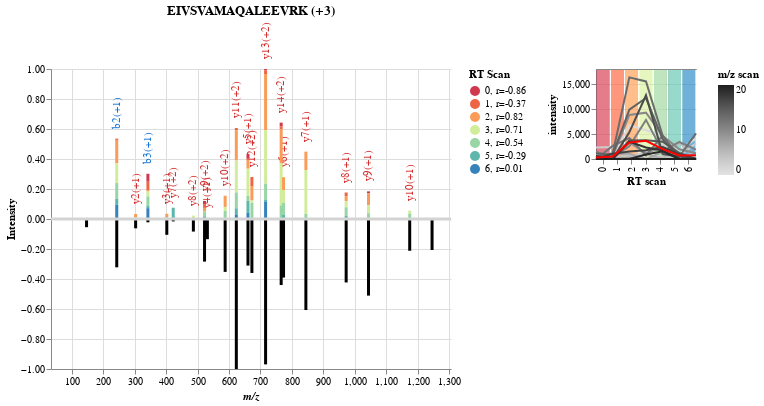

Source (notebook cell):
### Markdown cell above
### Mirror plots

### Code cell
from mirror_plotting import mirror_w_xic

precursor_entry = precursor_df[precursor_df['mod_seq_charge_hash'] == selected_hash].iloc[0]

mirror_w_xic(spectrum_slice, mz_library, intensity_library, 
                 fragment_library, precursor_entry,
                 width=500, height=300)

### Figure 1 — Vega-Lite specification as saved in the notebook (floating-point values rounded to 4 significant figures; data arrays with more than 128 entries replaced by an {"elided": "..."} marker saying what was removed)
{"config": {"view": {"continuousWidth": 300, "continuousHeight": 300, "stroke": null}}, "hconcat": [{"layer": [{"mark": {"type": "text", "align": "left", "angle": 270, "baseline": "middle", "dx": 10}, "encoding": {"color": {"field": "label_color", "scale": null, "type": "nominal"}, "text": {"field": "frag_label", "type": "nominal"}, "x": {"axis": {"grid": true, "title": "m/z", "titleFontStyle": "italic"}, "field": "mz", "scale": {"domain": [50, 1290.0], "nice": false, "padding": 5, "zero": false}, "type": "quantitative"}, "y": {"aggregate": "sum", "axis": {"format": ".2f", "grid": true, "title": ["Intensity"]}, "field": "norm_intensity", "type": "quantitative"}}}, {"mark": {"type": "bar", "size": 3}, "encoding": {"color": {"field": "rt_cat", "scale": {"range": ["#d0384e", "#ee6445", "#fa9b58", "#d1ed9c", "#97d5a4", "#5cb7aa", "#3682ba"], "scheme": "set2"}, "title": "RT Scan", "type": "nominal"}, "tooltip": [{"field": "mz", "format": ".3f", "title": "m/z", "type": "quantitative"}, {"field": "norm_intensity", "format": ".2f", "title": "Intensity", "type": "quantitative"}], "x": {"axis": {"grid": true, "title": "m/z", "titleFontStyle": "italic"}, "field": "mz", "scale": {"domain": [50, 1290.0], "nice": false, "padding": 5, "zero": false}, "type": "quantitative"}, "y": {"aggregate": "sum", "axis": {"format": ".2f", "grid": true, "title": ["Intensity"]}, "field": "norm_intensity", "type": "quantitative"}}}, {"data": {"name": "data-c5a0fc726005ba8a31a2dfbf4bff67c3"}, "mark": {"type": "rule", "size": 3}, "encoding": {"tooltip": [{"field": "mz", "format": ".3f", "title": "m/z", "type": "quantitative"}, {"field": "intensity", "format": ".2f", "title": "Intensity", "type": "quantitative"}], "x": {"axis": {"grid": true, "title": "m/z", "titleFontStyle": "italic"}, "field": "mz", "scale": {"domain": [50, 1290.0], "nice": false, "padding": 5, "zero": false}, "type": "quantitative"}, "y": {"axis": {"format": "", "grid": true, "title": ["Intensity"]}, "field": "minus_intensity", "scale": {"nice": true, "padding": 0}, "type": "quantitative"}}}, {"data": {"name": "data-35e242a548128b72b9f6a9c1e76cc54b"}, "mark": {"type": "rule", "size": 3}, "encoding": {"color": {"value": "lightGray"}, "y": {"field": "sep", "type": "quantitative"}}}], "data": {"name": "data-804034921feee680c979a41f4117b560"}, "height": 300, "title": {"text": "EIVSVAMAQALEEVRK (+3)", "color": "black", "fontWeight": "bold"}, "width": 400.0}, {"layer": [{"mark": {"type": "bar", "opacity": 0.05}, "encoding": {"color": {"field": "RT_scan", "legend": null, "scale": {"domain": [0, 1, 2, 3, 4, 5, 6], "range": ["#d0384e", "#ee6445", "#fa9b58", "#d1ed9c", "#97d5a4", "#5cb7aa", "#3682ba"]}, "type": "ordinal"}, "x": {"axis": {"title": "RT scan"}, "field": "RT_scan", "type": "ordinal"}, "y": {"value": 1}}, "title": ""}, {"mark": {"type": "line"}, "encoding": {"color": {"field": "mz_scan", "legend": {"title": "m/z scan"}, "scale": {"scheme": "greys"}, "type": "quantitative"}, "x": {"axis": {"labels": false, "ticks": false, "title": null}, "field": "RT_scan", "type": "quantitative"}, "y": {"field": "intensity", "type": "quantitative"}}}, {"data": {"name": "data-887383e33ba2e89adf29eba5aef89921"}, "mark": {"type": "line", "color": "red"}, "encoding": {"x": {"axis": {"labels": false, "ticks": false, "title": null}, "field": "RT_scan", "type": "quantitative"}, "y": {"field": "intensity", "type": "quantitative"}}}], "data": {"name": "data-f39d054aa083b67c7ca80b0e36a5e553"}, "height": 90.0, "width": 100.0}], "resolve": {"scale": {"color": "independent"}}, "$schema": "https://vega.github.io/schema/vega-lite/v5.20.1.json", "datasets": {"data-804034921feee680c979a41f4117b560": {"elided": "147 records"}, "data-c5a0fc726005ba8a31a2dfbf4bff67c3": [{"mz": 147.1, "intensity": 0.05457, "norm_intensity": 0.05457, "minus_intensity": -0.05457}, {"mz": 243.1, "intensity": 0.3222, "norm_intensity": 0.3222, "minus_intensity": -0.3222}, {"mz": 303.2, "intensity": 0.06207, "norm_intensity": 0.06207, "minus_intensity": -0.06207}, {"mz": 342.2, "intensity": 0.02197, "norm_intensity": 0.02197, "minus_intensity": -0.02197}, {"mz": 402.3, "intensity": 0.1054, "norm_intensity": 0.1054, "minus_intensity": -0.1054}, {"mz": 422.7, "intensity": 0.01604, "norm_intensity": 0.01604, "minus_intensity": -0.01604}, {"mz": 486.8, "intensity": 0.08379, "norm_intensity": 0.08379, "minus_intensity": -0.08379}, {"mz": 522.3, "intensity": 0.2841, "norm_intensity": 0.2841, "minus_intensity": -0.2841}, {"mz": 531.3, "intensity": 0.1346, "norm_intensity": 0.1346, "minus_intensity": -0.1346}, {"mz": 587.8, "intensity": 0.3526, "norm_intensity": 0.3526, "minus_intensity": -0.3526}, {"mz": 623.3, "intensity": 1.0, "norm_intensity": 1.0, "minus_intensity": -1.0}, {"mz": 660.4, "intensity": 0.3106, "norm_intensity": 0.3106, "minus_intensity": -0.3106}, {"mz": 672.9, "intensity": 0.3597, "norm_intensity": 0.3597, "minus_intensity": -0.3597}, {"mz": 716.4, "intensity": 0.9693, "norm_intensity": 0.9693, "minus_intensity": -0.9693}, {"mz": 765.9, "intensity": 0.4403, "norm_intensity": 0.4403, "minus_intensity": -0.4403}, {"mz": 773.5, "intensity": 0.3904, "norm_intensity": 0.3904, "minus_intensity": -0.3904}, {"mz": 844.5, "intensity": 0.6069, "norm_intensity": 0.6069, "minus_intensity": -0.6069}, {"mz": 972.5, "intensity": 0.4231, "norm_intensity": 0.4231, "minus_intensity": -0.4231}, {"mz": 1044.0, "intensity": 0.5107, "norm_intensity": 0.5107, "minus_intensity": -0.5107}, {"mz": 1175.0, "intensity": 0.2117, "norm_intensity": 0.2117, "minus_intensity": -0.2117}, {"mz": 1246.0, "intensity": 0.2067, "norm_intensity": 0.2067, "minus_intensity": -0.2067}], "data-35e242a548128b72b9f6a9c1e76cc54b": [{"sep": 0}], "data-f39d054aa083b67c7ca80b0e36a5e553": {"elided": "147 records"}, "data-887383e33ba2e89adf29eba5aef89921": [{"RT_scan": 0, "intensity": 320.9}, {"RT_scan": 1, "intensity": 499.8}, {"RT_scan": 2, "intensity": 3306.0}, {"RT_scan": 3, "intensity": 3636.0}, {"RT_scan": 4, "intensity": 1979.0}, {"RT_scan": 5, "intensity": 711.7}, {"RT_scan": 6, "intensity": 733.3}]}}
